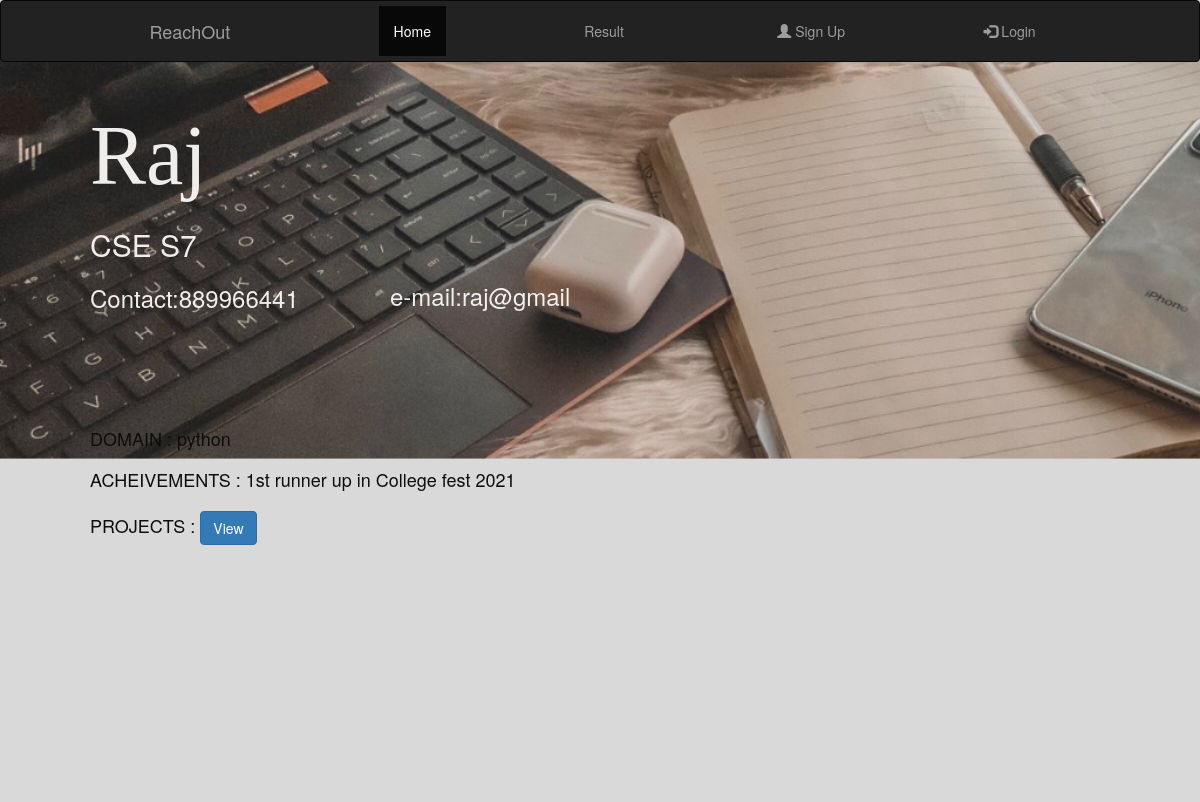
The page /profile/4 on the database as committed earlier.
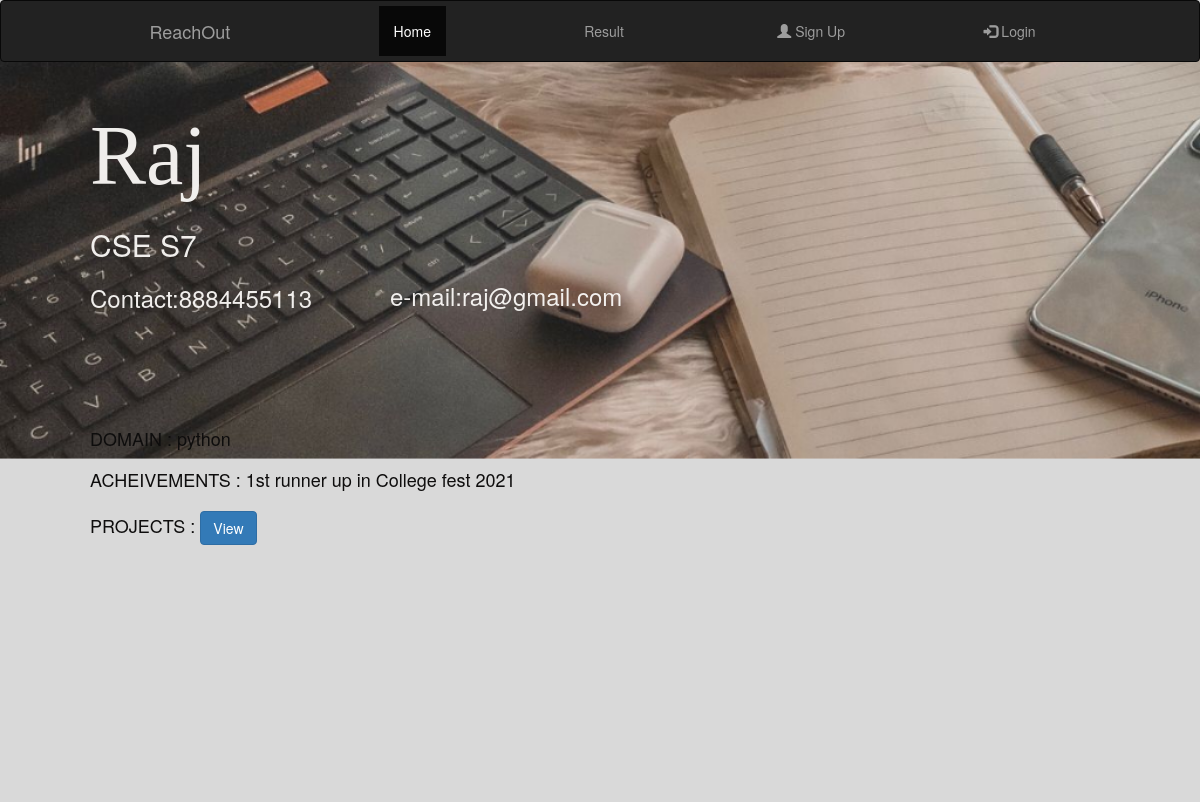
The same page on the database as committed later.
### app/database.py (models this page shows, shortened)
class User(db.Model):
    id = db.Column(db.Integer(), primary_key = True)
    username = db.Column(db.String(length = 50), nullable = False, unique = True)
    password = db.Column(db.String(length = 50), nullable = False)
    name = db.Column(db.String(length = 50), nullable = False)
    email = db.Column(db.String(length = 50), nullable = False, unique = True)
    phno = db.Column(db.String(length = 20), nullable = False, unique = True)
    education_status = db.Column(db.String(length = 100), nullable = False)
    field = db.Column(db.String(length = 500), nullable = False)
    projects = db.Column(db.String(length = 1000))

### app/routes.py (the view)
@app.route('/profile/<int:id>')
def profile(id):
    print(type(id))
    user = User.query.get(id)
    return render_template("profile.html",user=user)

### app/templates/profile.html (shortened to what this page needs)
<!DOCTYPE html>
<html lang="en">
<head>
    <link rel="stylesheet" href="https://maxcdn.bootstrapcdn.com/bootstrap/4.0.0/css/bootstrap.min.css"
>
    <link rel="stylesheet" href="https://maxcdn.bootstrapcdn.com/bootstrap/3.4.1/css/bootstrap.min.css">
        <link rel="stylesheet" type= "text/css" href="{{url_for('static', filename='style.css')}}">
</head>
<body>
    <header class=fixed-top>
        <div class="row">
            <div class="col">
                <nav class="navbar-inverse navbar fixed-top scrolling-navbar">
                    <div class="container-fluid">
                        <div class="navbar-header">
                            <a class="navbar-brand" href="/">ReachOut</a>
                        </div>
                        <ul class="nav navbar-nav navbar-left">
                            <li class="active"><a href="/">Home</a></li>
                        </ul>
                        <ul class="nav navbar-nav navbar-left">
                            <li><a href="#table">Result</a></li>
                        </ul>
                        <ul class="nav navbar-nav navbar-right">
                            <li><a href="{{url_for('register')}}"><span class="glyphicon glyphicon-user"></span> Sign Up</a></li>
                        </ul>
                        <ul class="nav navbar-nav navbar-right">
                            <li><a href="{{url_for('login')}}"><span class="glyphicon glyphicon-log-in"></span> Login</a></li>
                        </ul>
                    </div>
                </nav>
            </div>
        </div>
    </header>
    <div class="bg-image">
        <div class="bg-text ">
            <div class="personal-det">
                <h1 class="name">{{user.name}}</h1>
                <br>
                <br>
                <h3 class="class">{{user.education_status}}</h3>
            </div>
            <div>
                <h4 class="phone">Contact:{{user.phno}}</h4>
            </div>
            <div>
                <h4 class="mail">e-mail:{{user.email}}</h4>
            </div>
            <div class="more-det">
                <h1 class="more">DOMAIN : {{user.field}}</h1>
                <h1 class="more">ACHEIVEMENTS : 1st runner up in College fest 2021</h1>
                <h1 class="more">PROJECTS : <button type="button" class="btn btn-primary" onclick="location.href='{{user.projects}}'">View</button></h1>
            </div>
        </div>
    </div>
</body>
</html>

Rows that differ between the two databases and show on the page:
changed User "Raj": phno "889966441" → "8884455113"; email "raj@gmail" → "raj@gmail.com"
